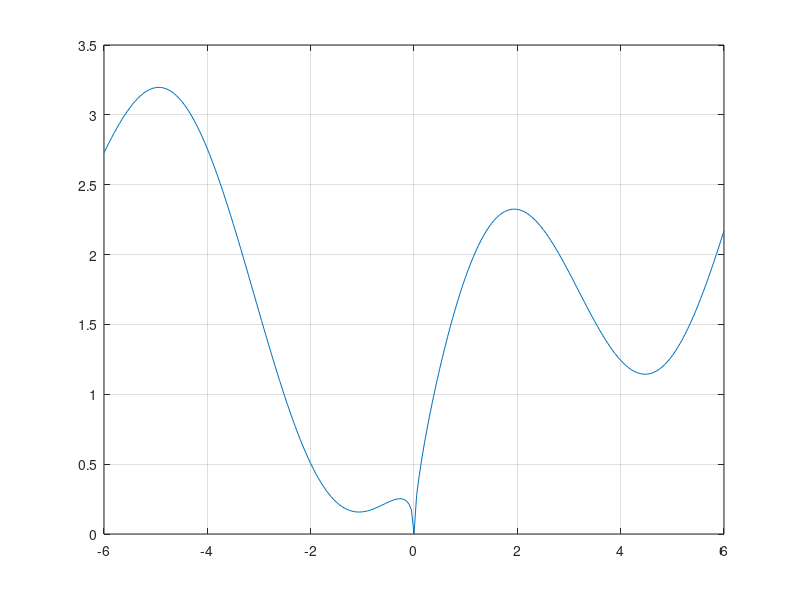

Source code (MATLAB): (Note: this script raises an error after producing the figure.)
clear
clc
close all

% sa se det. toate p. de extrem local in (-6, 6)
% precum si valorile functiei in aceste puncte
% precizand si tipul de extrem pt. fiecare p.

f = @f7_7a;
a = -6;
b = 6;

x = -6 : 0.05 : 6;

g = @(x) -f(x);

plot(x, sin(x) + sqrt(abs(x)));
grid;
xline(0);
yline(0);

[xmax1 fmax1] = fminbnd(g, -5.4, -4.4);
fmax1 = abs(fmax1);

[xmin1 fmin1] = fminbnd(f,-1.5, -0.5);

[xmax2 fmax2] = fminbnd(g, -0.5, -0.05);
fmax2 = abs(fmax2);

[xmin2 fmin2] = fminbnd(f,-0.05, 0.05);

[xmax3 fmax3] = fminbnd(g, 1.4, 2.2);
fmax3 = abs(fmax3);

[xmin3 fmin3] = fminbnd(f,4, 5);
